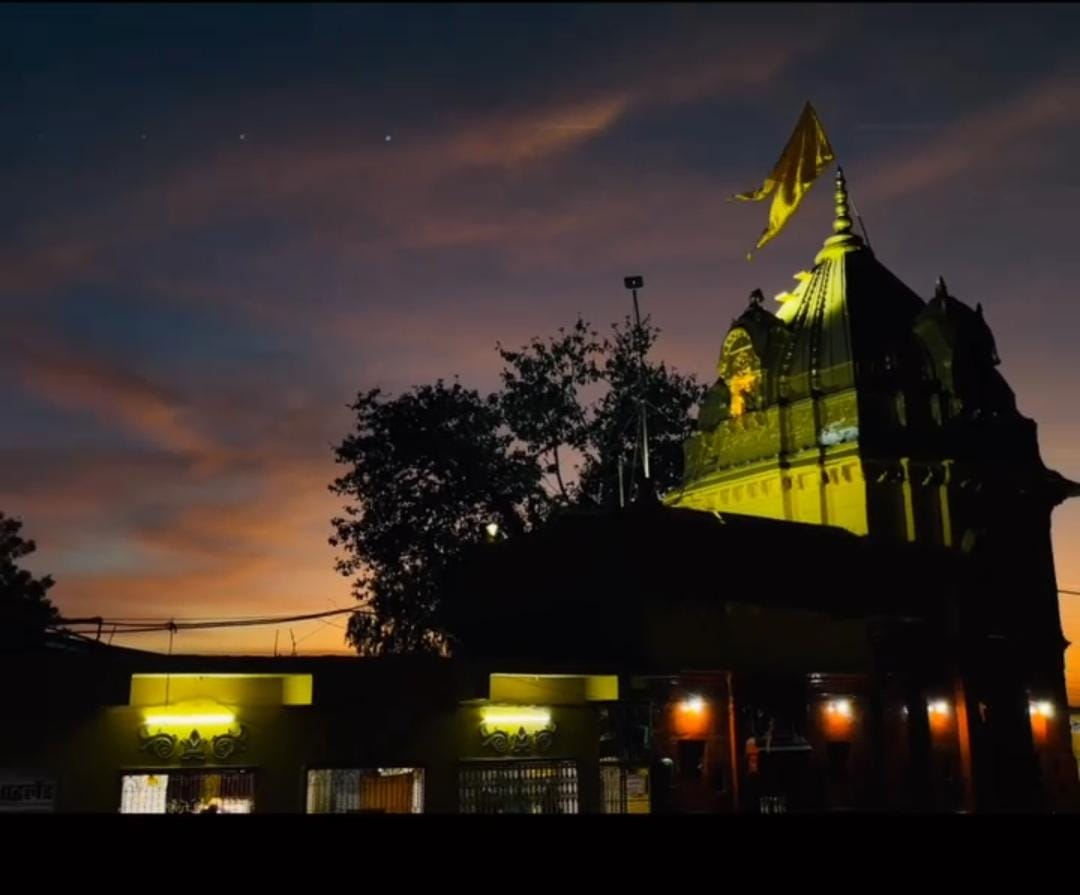
#> input picture ganeshmandir.jpg, 1080 x 895 px
$ python -i render_health.py   (imports and definitions only)
#> lines starting #> are read from the running program, lines starting #| are printed output that depends on the picture
"""
"शरीर की बात" Hindi health-fact reel renderer, driven by plan.json.

Look: one semi-realistic illustration per scene with slow Ken Burns motion, a bold Teko headline
at the top-left (small cream line + big red/orange line that slides up), vignette, film grain,
folded-paper crease and punch-hole dots, 0.3 s crossfades. 1080x1920, 30 fps, H.264 + AAC.
Audio: voiceover peak-normalised, plus a very soft background (user's music if given, otherwise
a synthesised ambient pad).

    python3 -I render_health.py plan.json voice.mp3 panels_dir out.mp4 [--music track.mp3]
        [--preview t1 t2 ...]      only write still frames prev_TT.T.jpg next to out.mp4

See ../reference/plan_andhera.json for a complete, real plan.
"""
import sys, os, json, re, subprocess
import numpy as np
from PIL import Image, ImageDraw, ImageFont, ImageFilter

# [1 line that did not run here, left out]
PREVIEW = "--preview" in sys.argv
MUSIC = sys.argv[sys.argv.index("--music") + 1] if "--music" in sys.argv else None
# [1 line that did not run here, left out]
FD = os.path.join(os.path.dirname(os.path.abspath(__file__)), "..", "fonts") + "/"
FONT = FD + "teko-devanagari-700-normal.woff"
FONT_LATIN = FD + "teko-latin-700-normal.woff"
LATIN_CHARS = set("?-!.,:%0123456789")

# [1 line not run here, left out]
W, H, FPS = 1080, 1920, 30
XFADE = 0.3
CREAM, RED, ORANGE = (237, 228, 211), (229, 72, 59), (240, 162, 58)
ACCENT = {"red": RED, "orange": ORANGE}


# [4 lines left out: function probe_duration, not called in this run]


# [1 line that did not run here, left out]
# [1 line that did not run here, left out]
# [1 line that did not run here, left out]
# [2 lines not run here, left out]
# [1 line that did not run here, left out]
# [1 line that did not run here, left out]


def font(sz, path=FONT):
    return ImageFont.truetype(path, sz, layout_engine=ImageFont.Layout.RAQM)


# [10 lines left out: function runs, not called in this run]


def text_width(txt, f):
    fl = font(f.size, FONT_LATIN)
    return sum((fl if latin else f).getlength(r) for r, latin in runs(txt))


# [32 lines left out: functions render_line, text_layer, not called in this run]


def cover(img):
    sc = max(W / img.width, H / img.height)
    im = img.resize((round(img.width * sc), round(img.height * sc)), Image.LANCZOS)
    im = im.filter(ImageFilter.UnsharpMask(radius=2, percent=60, threshold=2))
    x0, y0 = (im.width - W) // 2, (im.height - H) // 2
    return im.crop((x0, y0, x0 + W, y0 + H))


def ease(t):
    t = min(max(t, 0.0), 1.0)
    return t * t * (3 - 2 * t)


# [22 lines left out: functions motion, frame_image, not called in this run]


# ---------- static overlays ----------
yy, xx = np.mgrid[0:H, 0:W].astype(np.float32)
d = np.sqrt(((xx - W / 2) / (W * 0.75)) ** 2 + ((yy - H / 2) / (H * 0.70)) ** 2)
vign = np.clip(1 - 0.55 * d ** 2.2, 0.35, 1)[..., None]
topg = np.clip(1 - 0.50 * np.clip(1 - yy / (H * 0.36), 0, 1) ** 1.6, 0, 1)[..., None]   # text readability
shade = (vign * topg).astype(np.float32)
paper = np.zeros((H, W), np.float32)
cx1 = W * 0.52
# [2 lines not run here, left out]
cx2 = W * 0.06
# [2 lines not run here, left out]
paper = paper[..., None]
dots = Image.new("L", (W, H), 0)
#> dots: PIL image 1080x1920 L; every value is 0
dd = ImageDraw.Draw(dots)
# [3 lines not run here, left out]
dots = np.asarray(dots.filter(ImageFilter.GaussianBlur(1.2))).astype(np.float32)[..., None] / 255
#> dots: shape (1920, 1080, 1) float32; every value is 0
dot_col = np.array([25, 18, 16], np.float32)
rng = np.random.default_rng(7)
grains = [rng.normal(0, 7, (H, W, 1)).astype(np.float32) for _ in range(4)]
mott = Image.fromarray((rng.random((H // 24, W // 24)) * 255).astype(np.uint8)).resize((W, H), Image.BICUBIC)
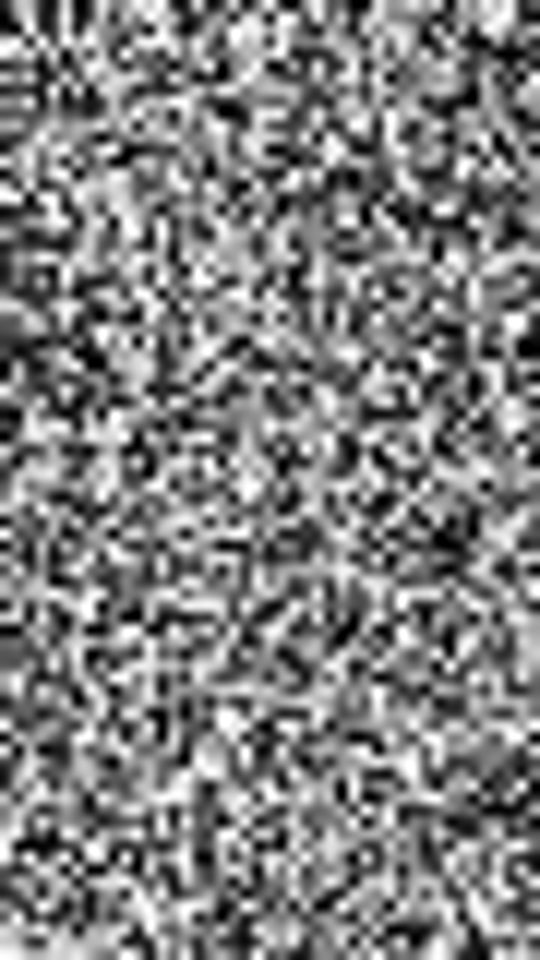
#> mott: PIL image 1080x1920 L (shown at 1/2 size); min 0, max 255, mean 127.4
mott = (np.asarray(mott).astype(np.float32)[..., None] / 255 - 0.5) * 10
#> mott: shape (1920, 1080, 1) float32

bases, texts = [], []
# [3 lines not run here, left out]


# [39 lines left out: functions render_scene, scene_at, make_frame, not called in this run]


# [4 lines not run here, left out]

# ---------- audio ----------
# [1 line that did not run here, left out]
# [2 lines that did not run here, left out]
# [1 line that did not run here, left out]
# [1 line that did not run here, left out]
# [10 lines that did not run here, left out]
# [4 lines not run here, left out]

# ---------- video ----------
# [1 line that did not run here, left out]
# [5 lines that did not run here, left out]
# [8 lines not run here, left out]

>>> from PIL import Image
>>> picture = Image.open('../../../../ganeshmandir.jpg')
#> picture is the input picture: PIL image 1080x895 RGB; mean R, G, B 50.4, 42.1, 36.6
>>> result = cover(picture)
#> in cover, `return im.crop((x0, y0, x0 + W, y0 + H))`:
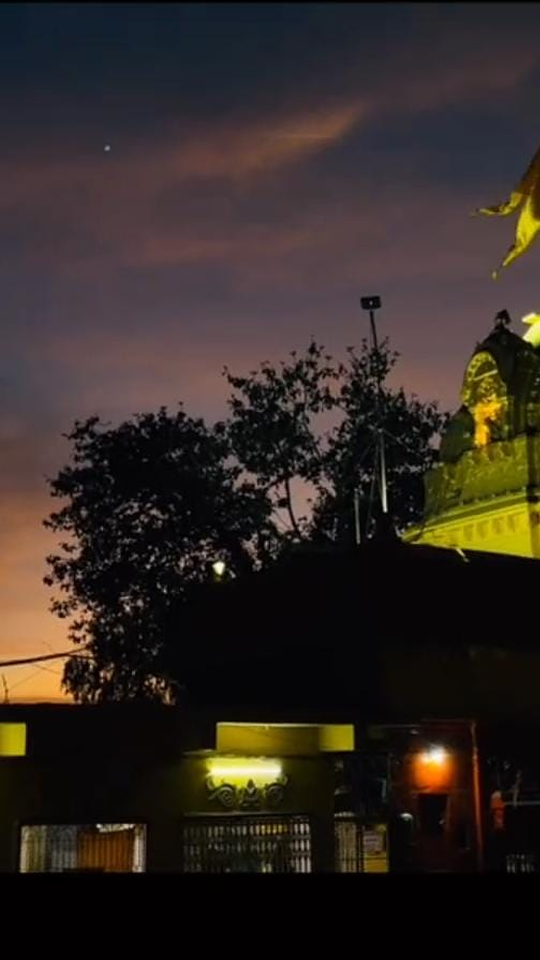
#> returned value: PIL image 1080x1920 RGB (shown at 1/2 size); mean R, G, B 50, 41.3, 36.3

$ run again, on mata.jpg
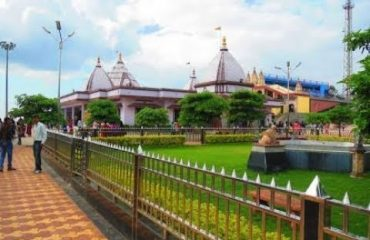
#> input picture mata.jpg, 370 x 240 px
#> picture is the input picture: PIL image 370x240 RGB; mean R, G, B 140.8, 143.5, 121.1
#> in cover, `return im.crop((x0, y0, x0 + W, y0 + H))`:
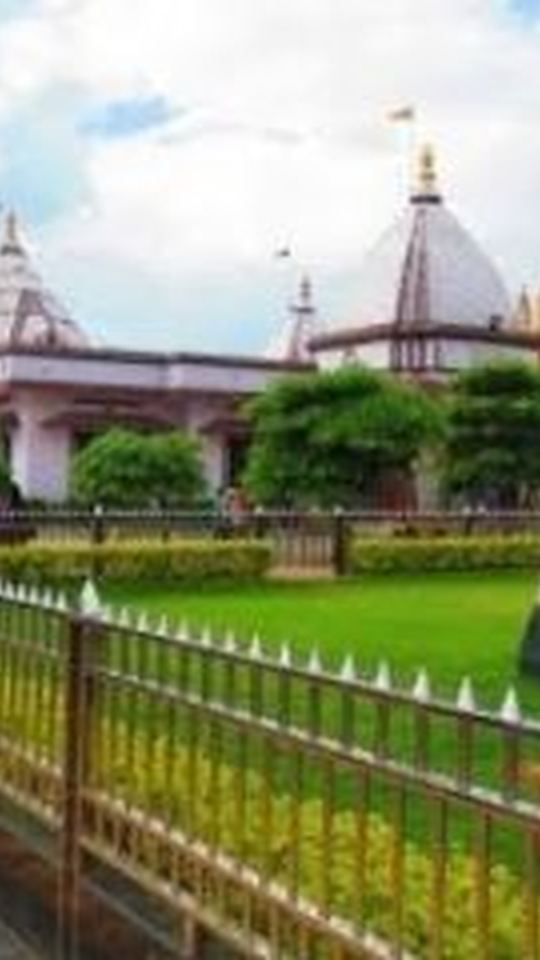
#> returned value: PIL image 1080x1920 RGB (shown at 1/2 size); mean R, G, B 143.7, 148.2, 114
